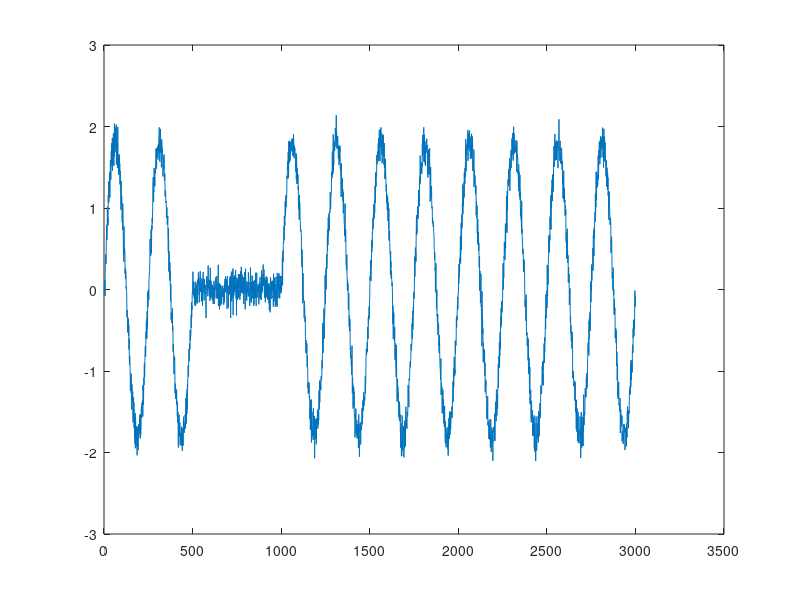

Recreate this plot in MATLAB.
clear all;
close all;
clc;
A=1.8;
t1=4*pi;
t2=8*pi;
alfa=1;
DB = 20;

################# Interrupcion ##############################################
t=[0:(24*pi)/3000:24*pi];
xinterrupcion=A*(1-alfa*(((t-t1)>0)-((t-t2)>0))).*sin(t);
xruido=awgn(xinterrupcion,DB,'measured');
energia1=(xinterrupcion*xinterrupcion')/length(xinterrupcion);
ruido=xruido-xinterrupcion;
energia2=(ruido*ruido')/length(ruido);
plot(xruido);
snr=sqrt(energia1/energia2)
snrDB=20*log10(snr)
%hold on;
csvwrite('interrupcion.csv', xruido);

################# Sag ##############################################
alfa=0.2;
xsag=A*(1-alfa*(((t-t1)>0)-((t-t2)>0))).*sin(t);
xruido=awgn(xsag,DB,'measured');
##energia1=(xsag*xsag')/length(xsag);
##ruido=xruido-xsag;
##energia2=(ruido*ruido')/length(ruido);
##plot(xruido);
##snr=sqrt(energia1/energia2)
##snrDB=20*log10(snr)
csvwrite('sag.csv', xruido);

################# Swell ##############################################
alfa=0.8;
xswell=A*(1+alfa*(((t-t1)>0)-((t-t2)>0))).*sin(t);
xruido=awgn(xswell,DB,'measured');
##energia1=(xswell*xswell')/length(xswell);
##ruido=xruido-xswell;
##energia2=(ruido*ruido')/length(ruido);
##plot(xruido);
##snr=sqrt(energia1/energia2)
##snrDB=20*log10(snr)
csvwrite('swell.csv', xruido);

################# Armonicos ##############################################
alfa2=0.1;
xharmonics=A*((sin(t))+(alfa2*sin(20*t)));
xruido=awgn(xharmonics,DB,'measured');
##energia1=(xharmonics*xharmonics')/length(xharmonics);
##ruido=xruido-xharmonics;
##energia2=(ruido*ruido')/length(ruido);
##plot(xruido);
##snr=sqrt(energia1/energia2)
##snrDB=20*log10(snr)
csvwrite('armonicos.csv', xruido);

################# Flicker ##############################################
alfa=0.1;
beta=20;
xflicker=A*(1+alfa*sin(beta*t)).*sin(t);
xruido=awgn(xflicker,DB,'measured');
##energia1=(xflicker*xflicker')/length(xflicker);
##ruido=xruido-xflicker;
##energia2=(ruido*ruido')/length(ruido);
##plot(xruido);
##snr=sqrt(energia1/energia2)
##snrDB=20*log10(snr)
csvwrite('flicker.csv', xruido);

################# Transitorios ##############################################
t1=4*pi;
t2=5*pi;
alfa=0.8;
betha=5;
%xtransients=A*(sin(t)+alfa*(exp(-(t-t1)./0.004)).*(((t-t1)>0)-((t-t2)>0)).*(sin(300*t)));
xtransients=A*(sin(t)+alfa*sin(betha*t).*(exp(-(t-t1)/0.004)).*(((t-t1)>0)-((t-t2)>0)));
xruido=awgn(xtransients,DB,'measured');
#energia1=(xtransients*xtransients')/length(xtransients);
#ruido=xruido-xtransients;
#energia2=(ruido*ruido')/length(ruido);
#plot(xruido);
#snr=sqrt(energia1/energia2)
#snrDB=20*log10(snr)
csvwrite('transients.csv', xruido);